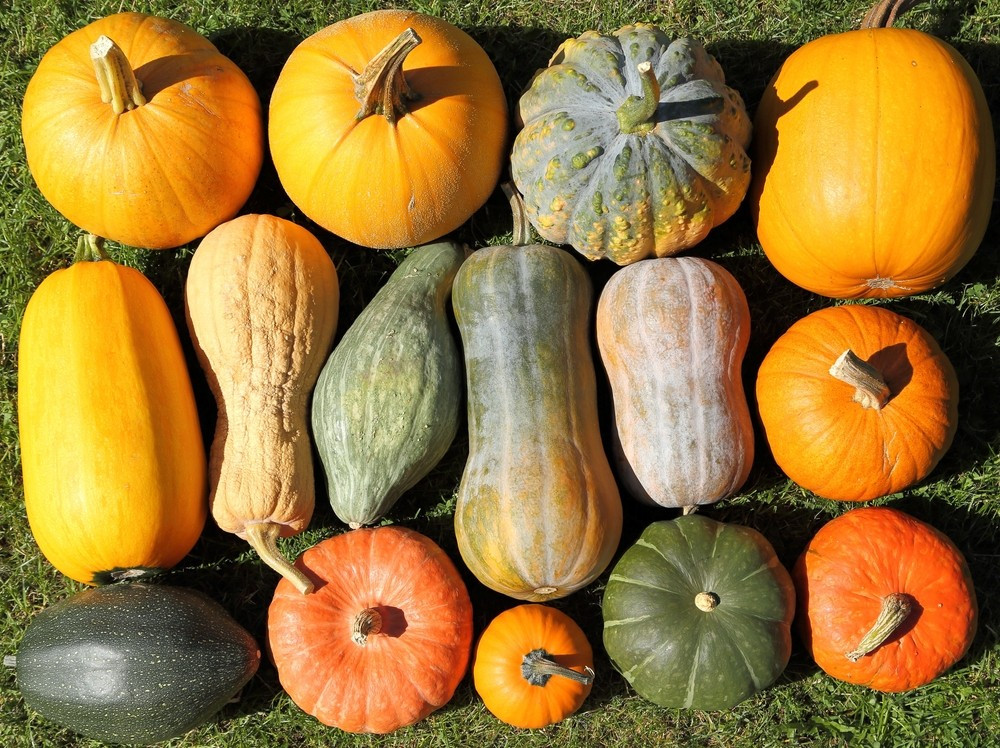
#> input picture bi_ngo_2.jpg, 1000 x 748 px, found by its file name
$ python 5.threshold.py
#> lines starting #> are read from the running program, lines starting #| are printed output that depends on the picture; after the words box and inside, x2 and y2 are one past the last pixel; in counts of white or black regions, pixels touching at a corner belong together
import imutils

import cv2

imgori = cv2.imread('bi_ngo_2.jpg',cv2.IMREAD_GRAYSCALE)
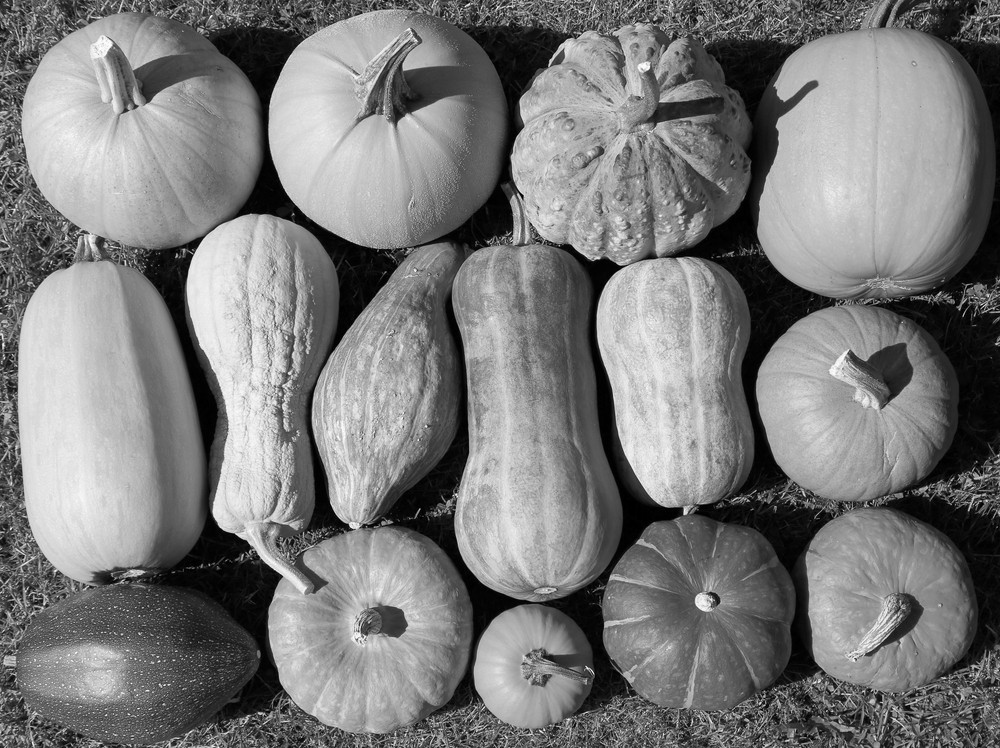
#> imgori: shape (748, 1000); min 0, max 255, mean 122.8
cv2.imshow("myimg1",imgori)

result,img = cv2.threshold(imgori,127,255,cv2.THRESH_BINARY);
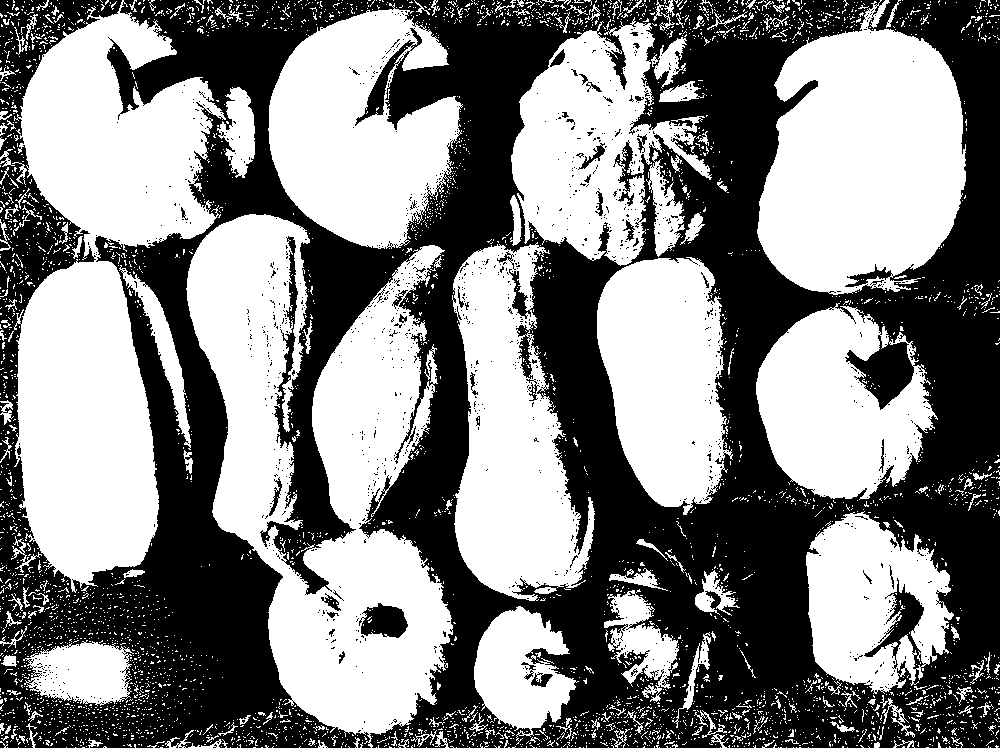
#> img: shape (748, 1000); 51.4% white; 1184 black regions (1142 under 20 px), largest, box (x1, y1, x2, y2) and area: (0, 0, 1000, 748) 357506, (359, 603, 408, 638) 1175, (578, 143, 605, 170) 185

cv2.imshow("myimg2",img)

cv2.waitKey()
cv2.destroyAllWindows()
